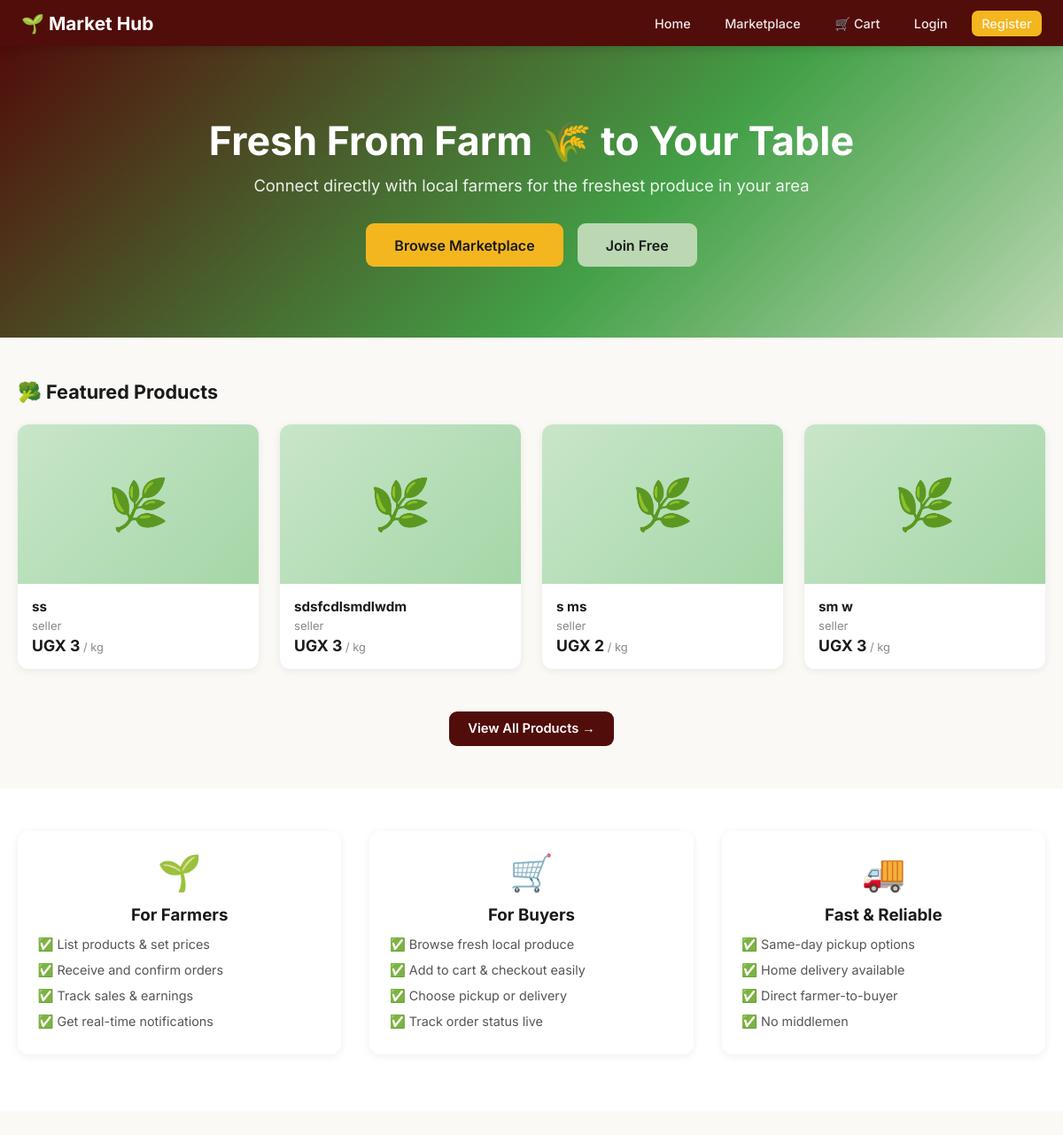
The page / on the database its author committed.
### farmersmarket/models.py (models this page shows, shortened)
class Product(models.Model):
    CURRENCY_CHOICES = [
        ('UGX', 'UGX - Ugandan Shilling'),
        ('KES', 'KES - Kenyan Shilling'),
        ('TZS', 'TZS - Tanzanian Shilling'),
        ('USD', 'USD - US Dollar'),
        ('EUR', 'EUR - Euro'),
        ('GBP', 'GBP - British Pound'),
    ]
    UNIT_CHOICES = [
        ('kg', 'kg'), ('g', 'g (grams)'), ('bunch', 'Bunch'),
        ('piece', 'Piece'), ('litre', 'Litre'),
        ('crate', 'Crate'), ('bag', 'Bag'), ('dozen', 'Dozen'),
    ]
    CATEGORY_CHOICES = [
        ('vegetables', '🥬 Vegetables'),
        ('fruits', '🍎 Fruits'),
        ('grains', '🌾 Grains & Cereals'),
        ('dairy', '🥛 Dairy & Eggs'),
        ('herbs', '🌿 Herbs & Spices'),
        ('legumes', '🫘 Legumes & Pulses'),
        ('roots', '🥕 Roots & Tubers'),
        ('other', '📦 Other'),
    ]
    crop_name = models.CharField(max_length=100,validators=[
        RegexValidator(
            regex=r"^[A-Za-z\s'-]+$",
            message="Crop name can only contain letters, spaces, hyphens, and apostrophes."
        )
    ])
    category = models.CharField(max_length=20, choices=CATEGORY_CHOICES, default='other', blank=True)
    quantity_available = models.PositiveIntegerField()
    unit = models.CharField(max_length=20, choices=UNIT_CHOICES, default='kg')
    price = models.DecimalField(max_digits=10, decimal_places=2)
    currency = models.CharField(max_length=3, choices=CURRENCY_CHOICES, default='UGX')
    harvest_date = models.DateField(null=True, blank=True, help_text="When was this harvested?")
    farmer = models.ForeignKey(Farmer, on_delete=models.CASCADE, related_name='products')
    description = models.TextField(blank=True, null=True)
    image = models.ImageField(upload_to='product_images/', blank=True, null=True)
    is_available = models.BooleanField(default=True)
    created_at = models.DateTimeField(auto_now_add=True)
    updated_at = models.DateTimeField(auto_now=True)

class Farmer(models.Model):
    user = models.OneToOneField(User, on_delete=models.CASCADE, null=True, blank=True)
    name = models.CharField(max_length=100)
    contact = models.CharField(max_length=20)
    address = models.CharField(max_length=200)

### farmersmarket/views.py (the view)
# urls.py: path('', home, name='home'),
def home(request):
    products = Product.objects.filter(is_available=True).order_by('-created_at')[:4]
    return render(request, 'home.html', {'products': products})

### farmersmarket/context_processors.py (called while the page is built, shortened)
def theme_config(request):
    ctx = {'THEME_CONFIG': settings.THEME_CONFIG}
    cart = request.session.get('cart', {})
    ctx['cart_count'] = sum(cart.values()) if cart else 0
    ctx['unread_notif_count'] = 0
    ctx['latest_notifs'] = []
    return ctx

### farmersmarket/templates/home.html
{% extends 'base.html' %}
{% block content %}
<div class="hero">
  <h1>Fresh From Farm 🌾 to Your Table</h1>
  <p>Connect directly with local farmers for the freshest produce in your area</p>
  <div style="display:flex; gap:1rem; justify-content:center; flex-wrap:wrap;">
    <a href="{% url 'marketplace' %}" class="btn btn-accent" style="font-size:1rem; padding:.9rem 2rem;">Browse Marketplace</a>
    {% if not user.is_authenticated %}
      <a href="{% url 'register' %}" class="btn btn-secondary" style="font-size:1rem; padding:.9rem 2rem;">Join Free</a>
    {% endif %}
  </div>
</div>
{% if products %}
<div class="container" style="margin-top:3rem; margin-bottom:1rem;">
  <h2 style="color:var(--primary-color); margin-bottom:1.5rem; font-size:1.35rem;">🥦 Featured Products</h2>
  <div style="display:grid; grid-template-columns:repeat(auto-fill,minmax(240px,1fr)); gap:1.5rem; margin-bottom:2rem;">
    {% for product in products %}
      <div class="card" style="padding:0; overflow:hidden; transition:transform .25s,box-shadow .25s;"
           onmouseover="this.style.transform='translateY(-5px)'; this.style.boxShadow='0 12px 28px rgba(0,0,0,.12)'"
           onmouseout="this.style.transform=''; this.style.boxShadow=''">
        {% if product.image %}
          <img src="{{ product.image.url }}" alt="{{ product.crop_name }}"
               style="width:100%; height:180px; object-fit:cover;">
        {% else %}
          <div style="width:100%; height:180px; background:linear-gradient(135deg,#c8e6c9,#a5d6a7); display:flex; align-items:center; justify-content:center; font-size:3.5rem;">🌿</div>
        {% endif %}
        <div style="padding:1rem;">
          <h3 style="color:var(--primary-color); font-size:.95rem;">{{ product.crop_name }}</h3>
          <p style="color:#888; font-size:.82rem; margin:.25rem 0;">{{ product.farmer.name }}</p>
          <p style="font-weight:700; font-size:1.1rem;">UGX {{ product.price|floatformat:0 }}<span style="font-size:.8rem; color:#888; font-weight:400;"> / {{ product.get_unit_display }}</span></p>
        </div>
      </div>
    {% endfor %}
  </div>
  <div style="text-align:center; margin-bottom:3rem;">
    <a href="{% url 'marketplace' %}" class="btn btn-primary">View All Products →</a>
  </div>
</div>
{% endif %}
<div style="background:white; padding:3rem 0;">
  <div class="container">
    <div style="display:grid; grid-template-columns:repeat(auto-fit,minmax(260px,1fr)); gap:2rem;">
      <div class="card" style="text-align:center;">
        <div style="font-size:2.5rem; margin-bottom:.75rem;">🌱</div>
        <h3 style="color:var(--primary-color); margin-bottom:.5rem;">For Farmers</h3>
        <ul style="list-style:none; line-height:2; color:#555; font-size:.9rem; text-align:left;">
          <li>✅ List products & set prices</li>
          <li>✅ Receive and confirm orders</li>
          <li>✅ Track sales & earnings</li>
          <li>✅ Get real-time notifications</li>
        </ul>
      </div>
      <div class="card" style="text-align:center;">
        <div style="font-size:2.5rem; margin-bottom:.75rem;">🛒</div>
        <h3 style="color:var(--primary-color); margin-bottom:.5rem;">For Buyers</h3>
        <ul style="list-style:none; line-height:2; color:#555; font-size:.9rem; text-align:left;">
          <li>✅ Browse fresh local produce</li>
          <li>✅ Add to cart & checkout easily</li>
          <li>✅ Choose pickup or delivery</li>
          <li>✅ Track order status live</li>
        </ul>
      </div>
      <div class="card" style="text-align:center;">
        <div style="font-size:2.5rem; margin-bottom:.75rem;">🚚</div>
        <h3 style="color:var(--primary-color); margin-bottom:.5rem;">Fast & Reliable</h3>
        <ul style="list-style:none; line-height:2; color:#555; font-size:.9rem; text-align:left;">
          <li>✅ Same-day pickup options</li>
          <li>✅ Home delivery available</li>
          <li>✅ Direct farmer-to-buyer</li>
          <li>✅ No middlemen</li>
        </ul>
      </div>
    </div>
  </div>
</div>
{% endblock %}

### farmersmarket/templates/base.html (style rules this page uses)
:root { --primary: #510d0a; --secondary: #bbd8b3; --accent: #f3b61f; --gold: #a29f15; --dark: #191102; --bg: #faf9f6; --radius: 12px; }
* { margin:0; padding:0; box-sizing:border-box; }
body { font-family:'Inter',sans-serif; background:var(--bg); color:#1a1a1a; padding-bottom:70px; }
a { color:inherit; }
.container { max-width:1200px; margin:0 auto; padding:0 1.25rem; }
.btn { display:inline-block; padding:.65rem 1.35rem; border-radius:9px; font-weight:600; cursor:pointer; transition:transform .2s,box-shadow .2s; font-size:.92rem; border:none; font-family:inherit; text-decoration:none; }
.btn-primary { background:var(--primary); color:#fff; }
.btn-secondary { background:var(--secondary); color:#1a1a1a; }
.btn-accent { background:var(--accent); color:#1a1a1a; }
.card { background:#fff; border-radius:var(--radius); padding:1.4rem; box-shadow:0 2px 10px rgba(0,0,0,.07); margin-bottom:1rem; }
.hero { background:linear-gradient(135deg,var(--primary) 0%,#43a047 60%,var(--secondary) 100%); color:#fff; padding:5rem 2rem; text-align:center; }
.hero h1 { font-size:2.8rem; font-weight:700; margin-bottom:.75rem; }
.hero p { font-size:1.15rem; opacity:.9; margin-bottom:2rem; }

### rows shown on the page
Product: crop_name "ss", farmer.name "seller", price "3", unit "kg"
Product: crop_name "sdsfcdlsmdlwdm", farmer.name "seller", price "3", unit "kg"
Product: crop_name "s ms", farmer.name "seller", price "2", unit "kg"
Product: crop_name "sm w", farmer.name "seller", price "3", unit "kg"
